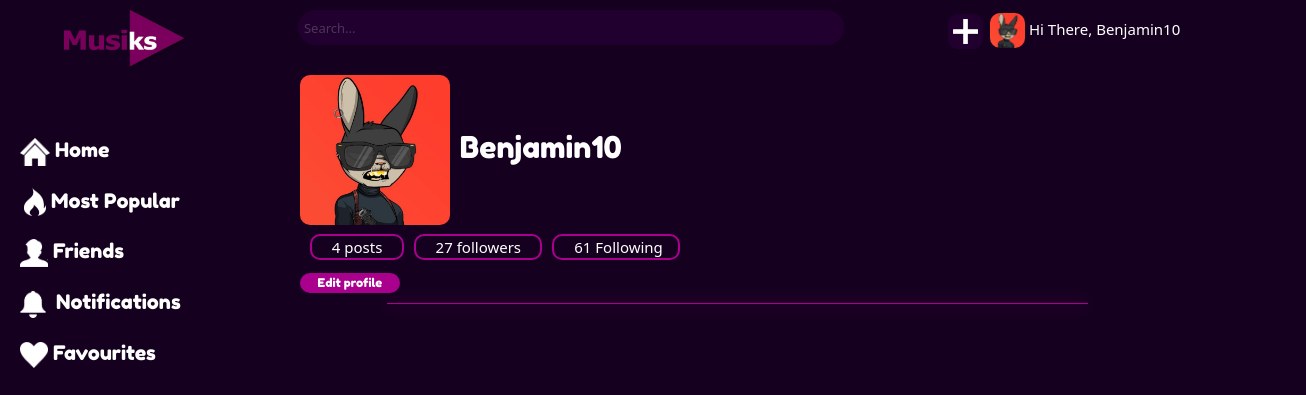
The app's page /officialPage.php?section=profile_mine (signed in) with its own data.
### tables this page shows
CREATE TABLE `users` (
  `id` bigint(19) NOT NULL,
  `userid` bigint(19) NOT NULL,
  `email` varchar(100) NOT NULL,
  `username` varchar(100) NOT NULL,
  `password` varchar(100) NOT NULL,
  `date` timestamp NOT NULL DEFAULT current_timestamp() ON UPDATE current_timestamp(),
  `url_adress` varchar(100) NOT NULL,
  `photo_profile` varchar(1000) NOT NULL,
  `followers` bigint(20) NOT NULL,
  `following` bigint(20) NOT NULL,
  `postsNumber` bigint(20) NOT NULL
);

### connect.php (called while the page is built, shortened)
<?php
class Database{
private $host="localhost";
private $username="root";
private $password="";
private $db="Musiksdb";
function connect(){
    $conn=mysqli_connect($this->host,$this->username,$this->password,$this->db);
   return $conn;
}
function retrieve($query){
    $conn=$this->connect();
   $res= mysqli_query($conn,$query);
if($res==false){
    return false;
}else{
    $data=false;
    while($row=mysqli_fetch_assoc($res)){
        $data[]=$row;
    }
return $data;
}
}
}

### userData.php (called while the page is built, shortened)
<?php
include('connect.php');
class User{
function getUserData($id){
$query="SELECT * FROM users where userid='$id' LIMIT 1";
$DB=new Database();
$res=$DB->retrieve($query);
if($res){
$row=$res[0];
return $row;
}
else{
    return false;
}
}
function checkUser($id){
  if(is_numeric($id)){
    $query="SELECT * FROM users WHERE userid='$id' LIMIT 1";
    $DB =new Database();
    $res=$DB->retrieve($query);
    if($res){
      $userdata=$res[0];
      return $userdata;
    }
    else{
      header('Location: login.php');
    }
  }
  else{
    header('Location: login.php');
    die;
  }
}
}

### OfficialPage.php (the view, shortened to what this page needs)
<?php
  include('userData.php');
if(isset($_SESSION['userid']) && is_numeric($_SESSION['userid'])){
$id=$_SESSION['userid'];
$DB=new User();
$res=$DB->checkUser($id);
if($res){
 $userData=new User();
$user_data=$userData->getUserData($id);
  }
else{
  header('Location: registration.php?section=default');
}
}
else{
  header('Location: registration.php?section=default');
}
?>
<!DOCTYPE html>
<html>
           <head>
           <link href="https://cdn.jsdelivr.net/npm/bootstrap@5.0.2/dist/css/bootstrap.min.css" rel="stylesheet">
            <link rel="stylesheet" href="officialPage.css" >
           </head>
<body>
<form method="get" action="OfficialPage.php">
  <div class="topDiv container" >
    <div class=" row">
  <div class="d-none d-md-block col-2">
      <a href="officialPage.php"><img  class="logo"  src="assets/musiksPng.png " style="width: 120px;height: 60px;"></a>
    </div>
  <div class=" col-3 col-md-6 ">
   <input  name="searchFor" class="searchBar w-100 w-lg-100" type="text"   placeholder="Search...">
</div>
  <div  class="col-7 col-md-4  ">
  <h2  id="UsernameHome" ><?php echo "Hi There, " . $user_data['username']?></h2>
<div class="accountDiv">
  <?php
  if($user_data['photo_profile']=="null"){
    $image="assets/account.png";
  }else{
    $image=$user_data['photo_profile'];
  }
  ?>
  <img onclick="accountClick()" class="accountIcon" src="<?php echo $image?> " style="width: 35px;height: 35px;">
</div>
<a href="officialPage.php?section=share">
<img onclick="addPost();" id="add" src="assets/add.png" >
</a>
          </div>
          </div>
          </div>
   </form>
    <div class="row">
<div class="col-1 col-lg-3 ">
   <ul id="menu" >
      <li  ><a href="officialPage.php?section=home" >
        <img  src="assets/home.png" style="margin-right: 5px; width:30px;height: 28px;"></a><a style="text-decoration: none;" href="officialPage.php?section=home"  onclick="homeClick();"   id="HomeMenu" class="d-none d-lg-inline-block">Home</a></li>
      <li><a href="officialPage.php?section=mostPopular" ><img  src="assets/fire.png"
       style="margin-left: 4px;margin-right: 5px; width:22px;height: 28px;"></a><a style="text-decoration: none;" href="officialPage.php?section=mostPopular"   onclick="PlaylistsClick();" id="PlaylistsMenu" class="d-none d-lg-inline-block">Most Popular</a></li>
      <li><a href="officialPage.php?section=friends" ><img  src="assets/community.png"
       style="margin-right: 5px; width:28px;height: 28px;"></a><a style="text-decoration: none;" href="officialPage.php?section=friends"   onclick="friendsClick();" id="FriendsMenu" class="d-none d-lg-inline-block">Friends</a></li>
        <li ><a href="officialPage.php?section=notifications" >
          <img  src="assets/notifications.png"
        style="margin-right: 5px; width: 26px;height: 28px;"></a>
        <a style="text-decoration: none;"
        href="officialPage.php?section=notifications"
        onclick="NotificationsClick()"  id="NotificationsMenu" class="d-none d-lg-inline-block">
        Notifications</a>
      </li>
        <li><a href="officialPage.php?section=favorite" >
          <img  src="assets/favorites.png" style="margin-right: 5px; width:28px;height: 26px;"></a><a  style="text-decoration: none;" href="officialPage.php?section=favorite"  onclick="favoriteClick();" id="FavouritesMenu" class="d-none d-lg-inline-block">Favourites</a>
        </li>
      </ul>
</div>
      <div id='details'  class=" col-6 col-lg-9 ">
 <?php
 $section='default';
 if(isset($_GET['section'])){
   $section=$_GET['section'];
 }
if($section=='player'){
  include_once('player.php');
}if($section=='whoLiked'){
  include_once('whoLiked.php');
}if($section=='delete'){
  include_once('deletePost.php');
}if($section=='profile_mine'){
  include_once('profile.php');
}if($section=='edit_my_profile'){
  include_once('myaccount.php');
}if($section=='category'){
  include_once('category.php');
}if($section=='add_new_friends'){
  include_once('myNotFollowing.php');
}if($section=='my_friends'){
  include_once('myFollowing.php');
}
 ?>
  </div>
  </div>
</body>
</html>

### profile.php (shortened to what this page needs)
<?php
include_once'userData.php';
$id=null;
if(isset($_SESSION['userid'])&&is_numeric($_SESSION["userid"])){
    $id=$_SESSION['userid'];
}
$user=new User();
$user_data=$user->getUserData($id);
?>
<!Doctype html>
<html>
<head>
</head>
<body id="body">
<form method="post">
<div style="margin-top: 75px;" >
     <div  style="display: inline-block;">
 <?php
 if($user_data['photo_profile']=="null"){
     $image="assets/account.png";
 }
 else{
     $image=$user_data['photo_profile'];
 }
 ?>
 <form method="post">
<img style="  border-radius: 10px;border-radius: 10px;  object-fit: cover;" height="150px" width="150px"
src="<?php echo $image ?>">
     </div>
     <div  style="display: inline-block;position: absolute;  margin-left: 10px;margin-top: 50px; font-family: 'Fredoka One', cursive;color : white;font-size: 30px;">
     <a><?php echo $user_data['username'] ?></a>
     </div>
     <?php
     if($user_data['postsNumber']==0 ||$user_data['postsNumber']==1)
     {
         $user_data['postsNumber'].=" "."post";
     }
     else{
        $user_data['postsNumber'].=" "."posts";
     }
     if($user_data['followers']==0 ||$user_data['followers']==1)
     {
         $user_data['followers'].=" "."follower";
     }
     else{
        $user_data['followers'].=" "."followers";
     }
     ?>
     <span style="margin: 10px ;width: 1000px; display: inline-block;">
     <span style="border: rgb(170, 0, 142) 2px solid;width: 200px;border-radius: 10px;">
     <a style=" padding-right: 15px; font-family: 'Segoe UI', Tahoma, Geneva, Verdana, sans-serif; color: white;margin-left: 20px;font-size: 15px;">
     <?php echo $user_data['postsNumber'] ?></a>
     </span>
     <span style="margin-left: 10px; border: rgb(170, 0, 142) 2px solid;width: 200px;border-radius: 10px;">
     <a  onclick="showFollowers()" style="  padding-right: 15px; margin-left: 10px; font-family: 'Segoe UI', Tahoma, Geneva, Verdana, sans-serif; color: white;margin-left: 20px;font-size: 15px;">
     <?php echo $user_data['followers']   ?></a>
     </span>
    <span style="margin-left: 10px; border: rgb(170, 0, 142) 2px solid;width: 200px;border-radius: 10px;">
     <a  onclick="showFollowing()" style="  padding-right: 15px; margin-left: 10px; font-family: 'Segoe UI', Tahoma, Geneva, Verdana, sans-serif; color: white;margin-left: 20px;font-size: 15px;">
     <?php echo $user_data['following'] ." ". "Following" ?></a>
     </span>
    </span>
    <a href="OfficialPage.php?section=edit_my_profile"><button type="button" name="editProfile" style=" background-color: rgb(170, 0, 142);
     border-radius: 10px;border: 0;color: white;width: 100px;height: 20px;
     font-family: 'Fredoka One',cursive ;font-size: 12px;">
     Edit profile</button> </a>
     <div  style="background-color: var(--main-color2); height: 1px;  margin-left: 10%;
margin-right: 10%;box-shadow: 0 0 1em var(--main-color2);margin-top: 10px;">
</div>
 </div>
</form>
 </body>
</html>

### officialPage.css (style rules this page uses)
:root { --main-color:#160020ff; --main-color2:rgb(170, 0, 142); }
ul#menu { list-style-type:none; margin-top: 125px; padding:0; position: fixed; }
ul#menu li { margin: 20px; color: white; font-family: 'Fredoka One', cursive; font-size: 20px; font-style: bold; margin-top: 10px; font-style: bold; }
a { color: white; }
body { background-color: var(--main-color); height: 100%; position: absolute; overflow-y: auto; overflow-x: hidden; }
input.searchBar { padding: 6px; outline-width: 0; font-size: 17px; border-radius: 20px; height: 35px; margin-left: 8%; color: rgb(163, 163, 163); border:0; outline-style: none; font-size: small; background-color:rgb(33, 0, 48); appearance: none; width: 500px; }
.accountDiv { display: block; text-align: left; float: right; margin-right: 1%; }
::placeholder { color: white; opacity: 0.2; }
#UsernameHome { font-family: 'Segoe UI', Tahoma, Geneva, Verdana, sans-serif; color: white; font-size: 15px; float: right; margin-top: 10px; }
img.accountIcon { border-radius: 10px; margin-top: 3px; background-color: rgba(33, 0, 48, 0.747); object-fit: cover; }
#add { width: 35px; height: 35px; padding: 5px; border-radius: 10px; background-color: rgb(33, 0, 48); margin-right: 2%; float: right; margin-left: 5px; margin-top: 4px; }
.topDiv { position: fixed; padding-top: 10px; margin-left: 4%; top: 0; background-color: var(--main-color); z-index: 1; }
:root { scrollbar-color: var(--main-color2) rgba(170, 0, 142, 0.219) !important; scrollbar-width: thin !important; }

### profile.php (style rules this page uses)
:root { --main-color:#160020ff; --main-color2:rgb(170, 0, 142); }
body { background-color: var(--main-color); overflow-x: hidden; padding-right: 10%; }
:root { scrollbar-color: var(--main-color2) rgba(170, 0, 142, 0.219) !important; scrollbar-width: thin !important; }

### records on screen
users: username "Benjamin10", photo_profile (picture), following "61"

### other values on screen
$user_data['postsNumber'] "4 posts"
$user_data['followers'] "27 followers"
